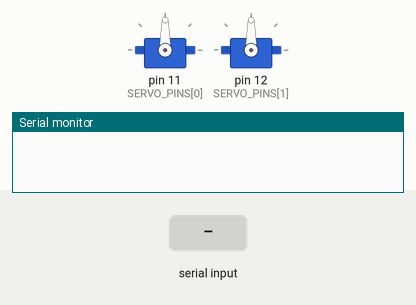
The sketch below on a simulated Arduino Uno, built with avr-gcc and run on an emulated ATmega328P. On the bench: 2 × servo, the last lines printed to the serial monitor. The test bench sets the inputs (shaded band).

Above: at 1.2 s.
1.3 s: "M90,45\n" received over Serial
At 2.9 s:
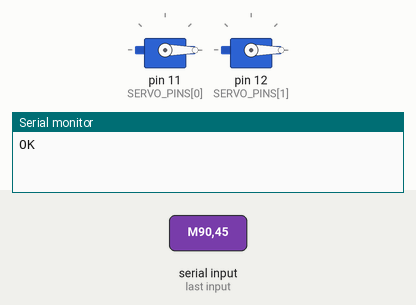
3.7 s: "P3\n" received over Serial
At 5.8 s:
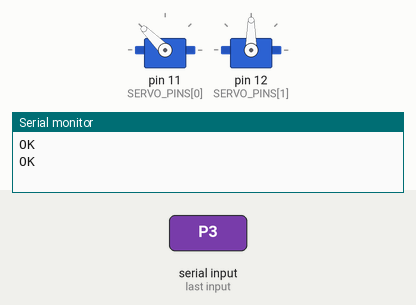
6.2 s: "M90\n" received over Serial
At 6.9 s:
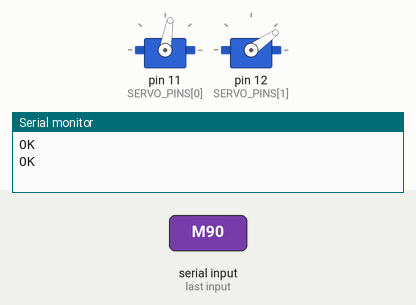
9.0 s: "P" received over Serial
At 10.9 s:
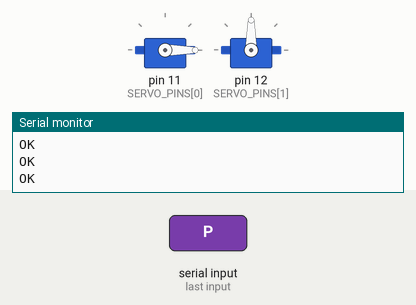
11.2 s: "M,45\n" received over Serial
At 11.91 s:
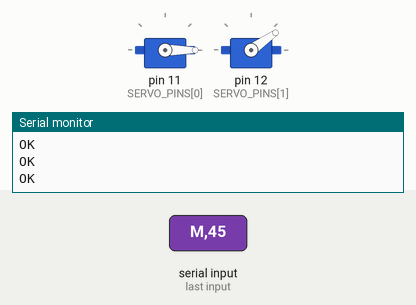
Timing chart, 0 to 14.2 s (numbered marks = the images above; inputs shaded):
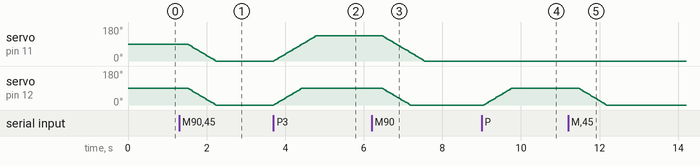

The sketch:

arm.ino
```cpp
// Game arm Arduino: 2 servos + magnet sensor on the arm tip.
//
// Commands from the computer (9600 baud):
//   'M90,45'   move servos to base,arm angles (0-180), replies "OK" when there
//   'P3'       move to preset 3 from the presets table below, replies "OK" when there
//   'R'        read magnet sensor, replies "1" (magnet) or "0"

#include <Servo.h>

const int SERVO_PINS[2] = {11, 12};       // base (rotate), arm (up/down)
const int HALL_PIN = A0;                   // digital hall sensor (A3144 / KY-003): LOW = magnet
const int STEP_MS = 8;                     // ms per degree; bigger = slower, smoother arm

// Each preset = {base angle, arm angle}. Preset 0 is row 0, preset 1 is row 1, ...
int presets[][2] = {
  {0,   90},
  {45,  90},
  {90,  90},
  {135, 90},
  {180, 90},
};
int count = sizeof(presets) / sizeof(presets[0]);

Servo servos[2];
int pos[2] = {90, 90};

// Move all servos one degree at a time so the arm doesn't jerk.
void moveTo(int target[2]) {
  bool moving = true;
  while (moving) {
    moving = false;
    for (int i = 0; i < 2; i++) {
      if (pos[i] != target[i]) {
        pos[i] += (target[i] > pos[i]) ? 1 : -1;
        servos[i].write(pos[i]);
        moving = true;
      }
    }
    delay(STEP_MS);
  }
}

void setup() {
  Serial.begin(9600);
  Serial.setTimeout(50);   // don't wait a whole second for more digits after a number
  for (int i = 0; i < 2; i++) {
    servos[i].attach(SERVO_PINS[i]);
    servos[i].write(pos[  i]);
  }
  pinMode(HALL_PIN, INPUT_PULLUP);
}

void loop() {
  if (!Serial.available()) {
    return;
  }
  char c = Serial.read();

  if (c == 'M') {
    int target[2];
    for (int i = 0; i < 2; i++) {
      target[i] = constrain(Serial.parseInt(), 0, 180);
    }
    moveTo(target);
    Serial.println("OK");
  } else if (c == 'P') {
    int n = Serial.parseInt();
    if (n >= 0 && n < count) {
      moveTo(presets[n]);
    }
    Serial.println("OK");
  } else if (c == 'R') {
    Serial.println(digitalRead(HALL_PIN) == LOW ? 1 : 0);
  }
  // anything else (newlines, commas) is ignored
}
```

Measured:
- after the input at 1.3 s, servo on pin 11 (SERVO_PINS[0]), servo on pin 12 (SERVO_PINS[1]): moves from 90° to 0° over 0.73 s, starting after 0.21 s
- after the input at 3.7 s, servo on pin 11 (SERVO_PINS[0]): moves from 0° to 135° over 1.1 s, starting at once; servo on pin 12 (SERVO_PINS[1]): moves from 0° to 90° over 0.73 s, starting at once
- after the input at 6.2 s, servo on pin 11 (SERVO_PINS[0]): moves from 135° to 0° over 1.1 s, starting after 0.25 s; servo on pin 12 (SERVO_PINS[1]): moves from 90° to 0° over 0.73 s, starting after 0.25 s
- after the input at 9.0 s, servo on pin 12 (SERVO_PINS[1]): moves from 0° to 90° over 0.72 s, starting after 0.05 s
- after the input at 11.2 s, servo on pin 12 (SERVO_PINS[1]): moves from 90° to 0° over 0.72 s, starting after 0.25 s
